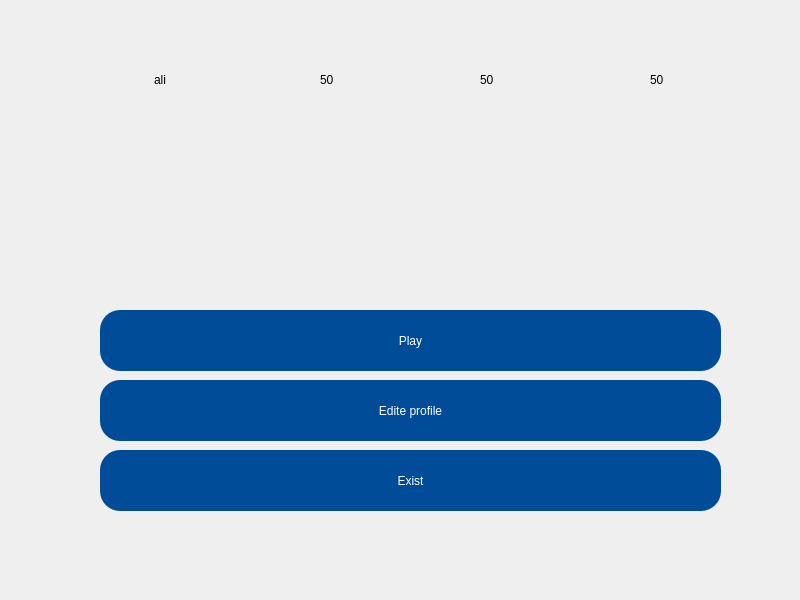
<?xml version="1.0" encoding="UTF-8"?>
<ui version="4.0">
 <class>menue</class>
 <widget class="QMainWindow" name="menue">
  <property name="geometry">
   <rect>
    <x>0</x>
    <y>0</y>
    <width>800</width>
    <height>600</height>
   </rect>
  </property>
  <property name="minimumSize">
   <size>
    <width>800</width>
    <height>600</height>
   </size>
  </property>
  <property name="maximumSize">
   <size>
    <width>800</width>
    <height>600</height>
   </size>
  </property>
  <property name="windowTitle">
   <string>MainWindow</string>
  </property>
  <property name="styleSheet">
   <string notr="true"/>
  </property>
  <widget class="QWidget" name="centralwidget">
   <widget class="QLabel" name="label">
    <property name="geometry">
     <rect>
      <x>230</x>
      <y>120</y>
      <width>341</width>
      <height>181</height>
     </rect>
    </property>
    <property name="styleSheet">
     <string notr="true">border-image: url(:/name.png);</string>
    </property>
    <property name="text">
     <string/>
    </property>
   </widget>
   <widget class="QLabel" name="label_2">
    <property name="geometry">
     <rect>
      <x>0</x>
      <y>-20</y>
      <width>800</width>
      <height>600</height>
     </rect>
    </property>
    <property name="styleSheet">
     <string notr="true">border-image: url(:/board.png);</string>
    </property>
    <property name="text">
     <string/>
    </property>
   </widget>
   <widget class="QPushButton" name="play_btn">
    <property name="geometry">
     <rect>
      <x>100</x>
      <y>310</y>
      <width>621</width>
      <height>61</height>
     </rect>
    </property>
    <property name="cursor">
     <cursorShape>PointingHandCursor</cursorShape>
    </property>
    <property name="styleSheet">
     <string notr="true">QPushButton{
border-radius:20px;
font: 700 25pt &quot;Agency FB&quot;;
color:#fff;
background-color: #004C99;
}
QPushButton:hover{
background-color:#0066CC;
}</string>
    </property>
    <property name="text">
     <string>Play</string>
    </property>
   </widget>
   <widget class="QPushButton" name="exit_btn">
    <property name="geometry">
     <rect>
      <x>100</x>
      <y>450</y>
      <width>621</width>
      <height>61</height>
     </rect>
    </property>
    <property name="cursor">
     <cursorShape>PointingHandCursor</cursorShape>
    </property>
    <property name="styleSheet">
     <string notr="true">QPushButton{
border-radius:20px;
font: 700 25pt &quot;Agency FB&quot;;
color:#fff;
background-color: #004C99;
}
QPushButton:hover{
background-color:#0066CC;
}</string>
    </property>
    <property name="text">
     <string>Exist</string>
    </property>
   </widget>
   <widget class="QPushButton" name="edit_btn">
    <property name="geometry">
     <rect>
      <x>100</x>
      <y>380</y>
      <width>621</width>
      <height>61</height>
     </rect>
    </property>
    <property name="cursor">
     <cursorShape>PointingHandCursor</cursorShape>
    </property>
    <property name="styleSheet">
     <string notr="true">QPushButton{
border-radius:20px;
font: 700 25pt &quot;Agency FB&quot;;
color:#fff;
background-color: #004C99;
}
QPushButton:hover{
background-color:#0066CC;
}</string>
    </property>
    <property name="text">
     <string>Edite profile</string>
    </property>
   </widget>
   <widget class="QLabel" name="label_3">
    <property name="geometry">
     <rect>
      <x>100</x>
      <y>60</y>
      <width>40</width>
      <height>40</height>
     </rect>
    </property>
    <property name="styleSheet">
     <string notr="true">border-image: url(:/UserProfile.png);</string>
    </property>
    <property name="text">
     <string/>
    </property>
   </widget>
   <widget class="QLabel" name="label_4">
    <property name="geometry">
     <rect>
      <x>260</x>
      <y>55</y>
      <width>50</width>
      <height>50</height>
     </rect>
    </property>
    <property name="styleSheet">
     <string notr="true">border-image: url(:/coin.png);</string>
    </property>
    <property name="text">
     <string/>
    </property>
   </widget>
   <widget class="QLabel" name="label_5">
    <property name="geometry">
     <rect>
      <x>400</x>
      <y>40</y>
      <width>80</width>
      <height>80</height>
     </rect>
    </property>
    <property name="styleSheet">
     <string notr="true">border-image: url(:/win.png);</string>
    </property>
    <property name="text">
     <string/>
    </property>
   </widget>
   <widget class="QLabel" name="label_6">
    <property name="geometry">
     <rect>
      <x>570</x>
      <y>55</y>
      <width>80</width>
      <height>50</height>
     </rect>
    </property>
    <property name="styleSheet">
     <string notr="true">border-image: url(:/lose.png);</string>
    </property>
    <property name="text">
     <string/>
    </property>
   </widget>
   <widget class="QLabel" name="username_lbl">
    <property name="geometry">
     <rect>
      <x>154</x>
      <y>60</y>
      <width>111</width>
      <height>40</height>
     </rect>
    </property>
    <property name="styleSheet">
     <string notr="true">
font: 700 15pt &quot;Sitka Small&quot;;</string>
    </property>
    <property name="text">
     <string>ali</string>
    </property>
    <property name="alignment">
     <set>Qt::AlignLeading|Qt::AlignLeft|Qt::AlignVCenter</set>
    </property>
   </widget>
   <widget class="QLabel" name="coin_lbl">
    <property name="geometry">
     <rect>
      <x>320</x>
      <y>60</y>
      <width>80</width>
      <height>40</height>
     </rect>
    </property>
    <property name="styleSheet">
     <string notr="true">font: 700 15pt &quot;Yu Gothic UI&quot;;</string>
    </property>
    <property name="text">
     <string>50</string>
    </property>
    <property name="alignment">
     <set>Qt::AlignLeading|Qt::AlignLeft|Qt::AlignVCenter</set>
    </property>
   </widget>
   <widget class="QLabel" name="win_lbl">
    <property name="geometry">
     <rect>
      <x>480</x>
      <y>60</y>
      <width>80</width>
      <height>40</height>
     </rect>
    </property>
    <property name="styleSheet">
     <string notr="true">font: 700 15pt &quot;Yu Gothic UI&quot;;</string>
    </property>
    <property name="text">
     <string>50</string>
    </property>
    <property name="alignment">
     <set>Qt::AlignLeading|Qt::AlignLeft|Qt::AlignVCenter</set>
    </property>
   </widget>
   <widget class="QLabel" name="lose_lbl">
    <property name="geometry">
     <rect>
      <x>650</x>
      <y>60</y>
      <width>80</width>
      <height>40</height>
     </rect>
    </property>
    <property name="styleSheet">
     <string notr="true">font: 700 15pt &quot;Yu Gothic UI&quot;;</string>
    </property>
    <property name="text">
     <string>50</string>
    </property>
    <property name="alignment">
     <set>Qt::AlignLeading|Qt::AlignLeft|Qt::AlignVCenter</set>
    </property>
   </widget>
   <zorder>label_2</zorder>
   <zorder>label</zorder>
   <zorder>play_btn</zorder>
   <zorder>exit_btn</zorder>
   <zorder>edit_btn</zorder>
   <zorder>label_3</zorder>
   <zorder>label_4</zorder>
   <zorder>label_5</zorder>
   <zorder>label_6</zorder>
   <zorder>username_lbl</zorder>
   <zorder>coin_lbl</zorder>
   <zorder>win_lbl</zorder>
   <zorder>lose_lbl</zorder>
  </widget>
 </widget>
 <resources/>
 <connections/>
</ui>
